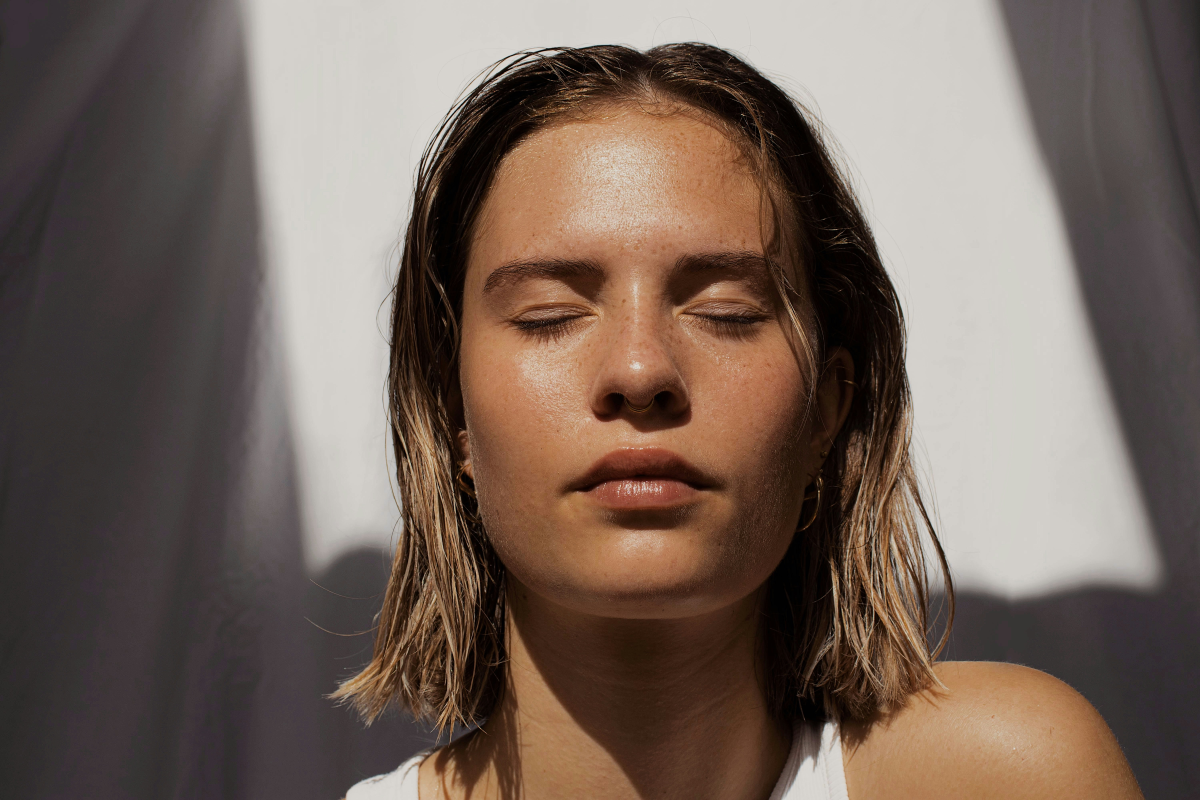
#> input picture test_images/test_clear.jpg, 6000 x 4000 px (shown at 1/5 size)
$ python -i preprocess.py   (imports and definitions only)
#> lines starting #> are read from the running program, lines starting #| are printed output that depends on the picture
#> further down, picture is the input picture: shape (4000, 6000, 3); mean B, G, R 89.8, 99.3, 115.4
import cv2
import numpy as np

face_cascade = cv2.CascadeClassifier(
    cv2.data.haarcascades + "haarcascade_frontalface_default.xml"
)

def preprocess_image(img):
    gray = cv2.cvtColor(img, cv2.COLOR_BGR2GRAY)
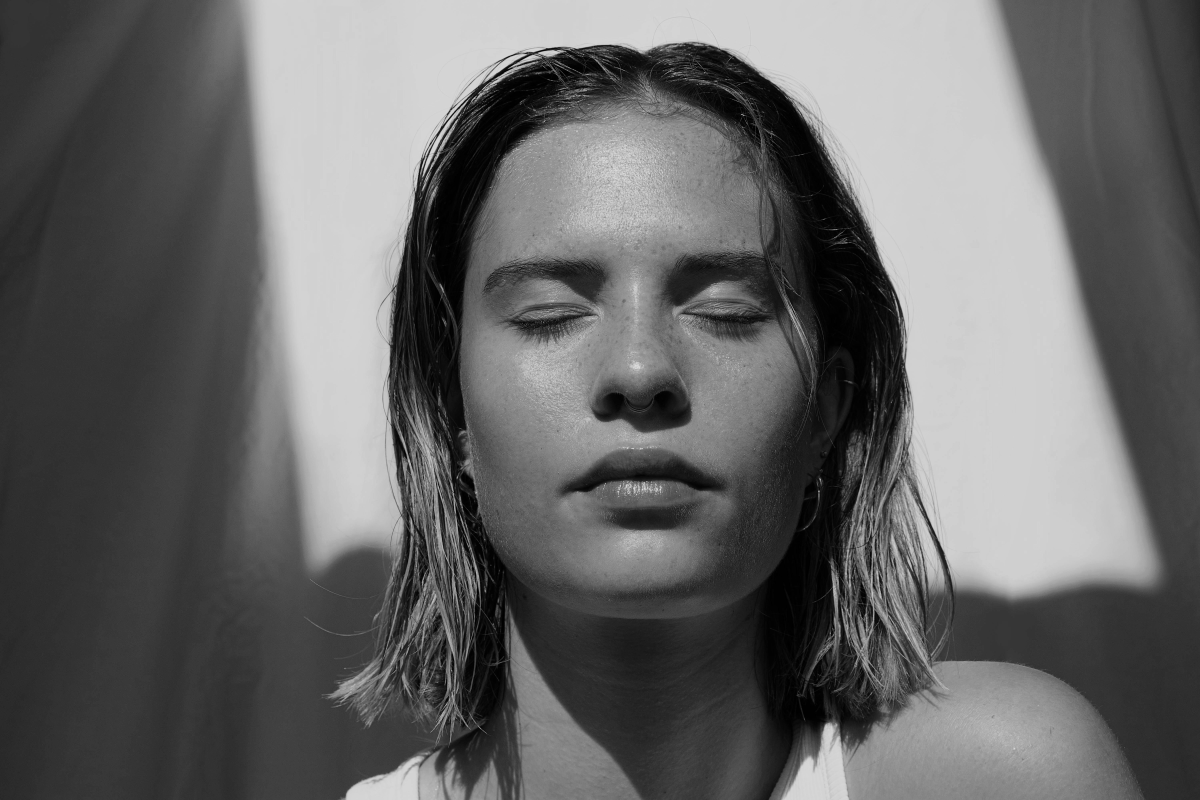
#> gray: shape (4000, 6000) (shown at 1/5 size); min 0, max 236, mean 103

    faces = face_cascade.detectMultiScale(
        gray,
        scaleFactor=1.2,
        minNeighbors=4,
        minSize=(50, 50)
    )
#> faces = [[2090, 597, 2212, 2212]]

    # Fallback if no face
    if len(faces) == 0:
        face = cv2.resize(img, (224, 224))
    else:
        (x, y, w, h) = faces[0]
#> x = 2090; y = 597; w = 2212; h = 2212
        face = img[y:y+h, x:x+w]
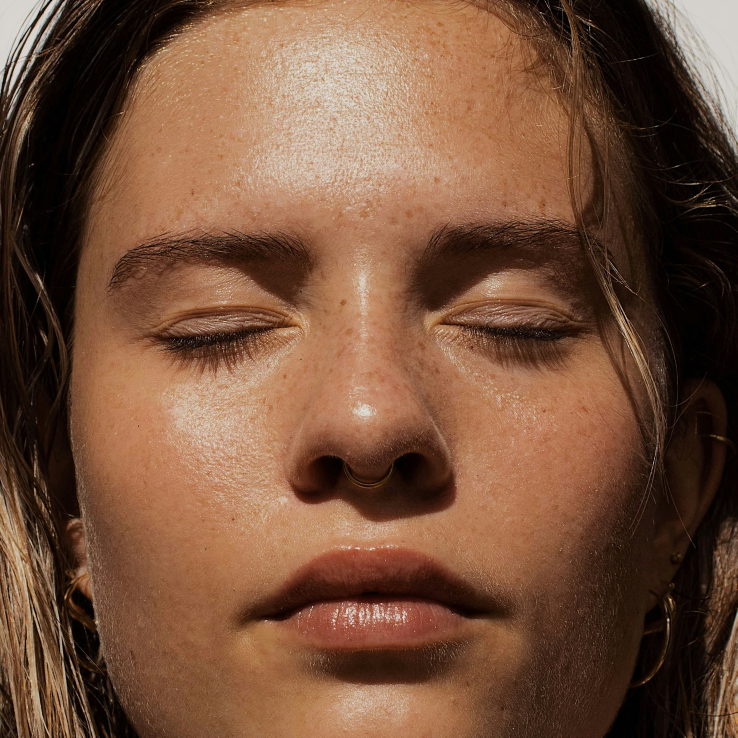
#> face: shape (2212, 2212, 3) (shown at 1/3 size); mean B, G, R 59, 81.1, 117.5
        face = cv2.resize(face, (224, 224))
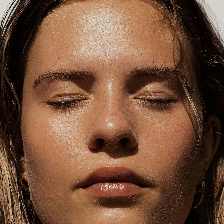
#> face: shape (224, 224, 3); mean B, G, R 58.8, 81, 117.4

    # Normalize
    face = face.astype("float32") / 255.0
    face = np.expand_dims(face, axis=0)

    return face

>>> import cv2
>>> picture = cv2.imread('test_images/test_clear.jpg')
>>> result = preprocess_image(picture)

$ run again, on test_images/test_darkspots1.jpg
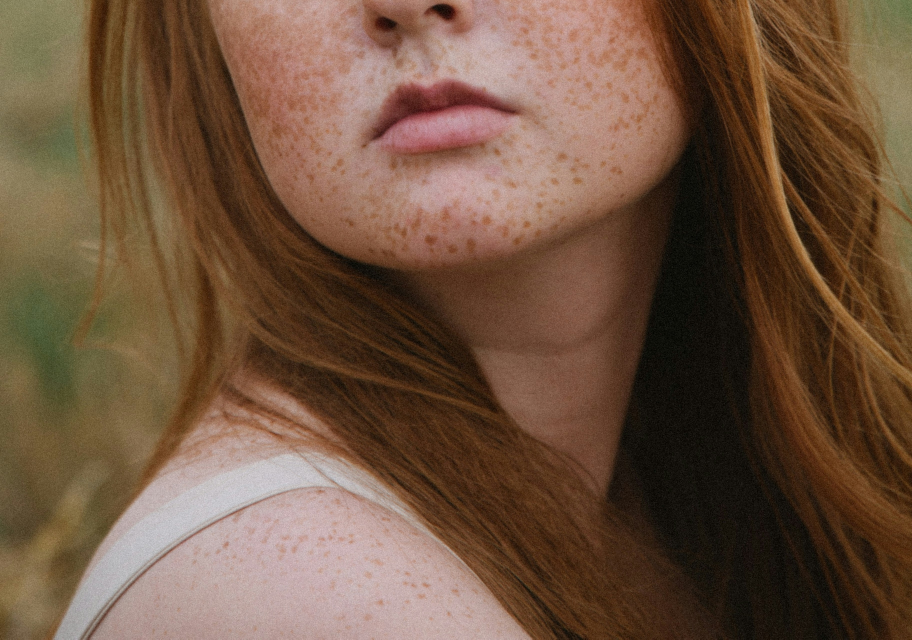
#> input picture test_images/test_darkspots1.jpg, 3648 x 2557 px (shown at 1/4 size)
#> picture is the input picture: shape (2557, 3648, 3); mean B, G, R 62.7, 83.4, 110.9
#> in preprocess_image, `gray = cv2.cvtColor(img, cv2.COLOR_BGR2GRAY)`:
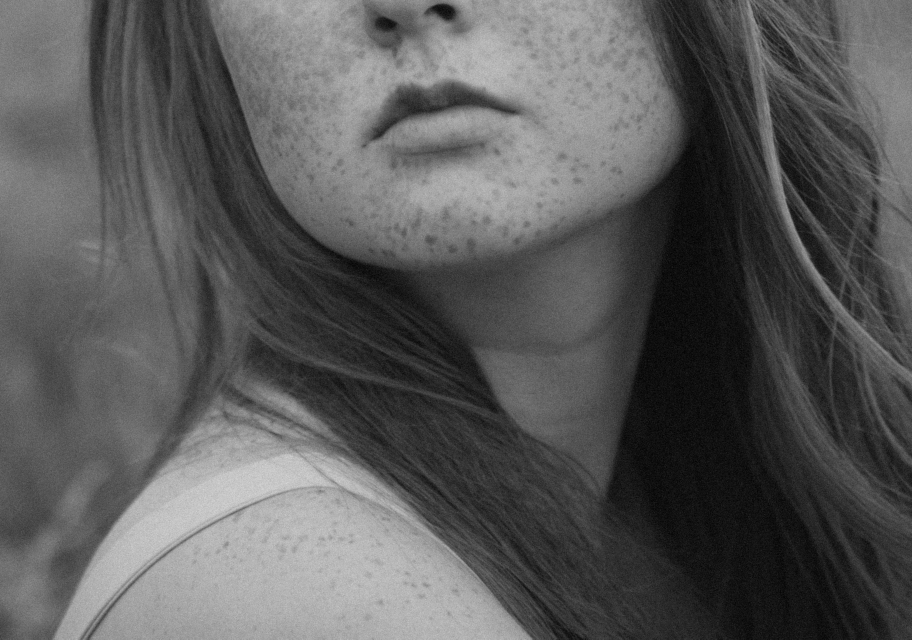
#> gray: shape (2557, 3648) (shown at 1/4 size); min 0, max 222, mean 89.2
#> faces = [[3108, 1533, 155, 155]]
#> x = 3108; y = 1533; w = 155
#> in preprocess_image, `face = img[y:y+h, x:x+w]`:
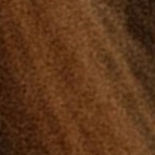
#> face: shape (155, 155, 3); mean B, G, R 26, 55, 94.4

$ run again, on test_images/test_puffyeyes.jpg
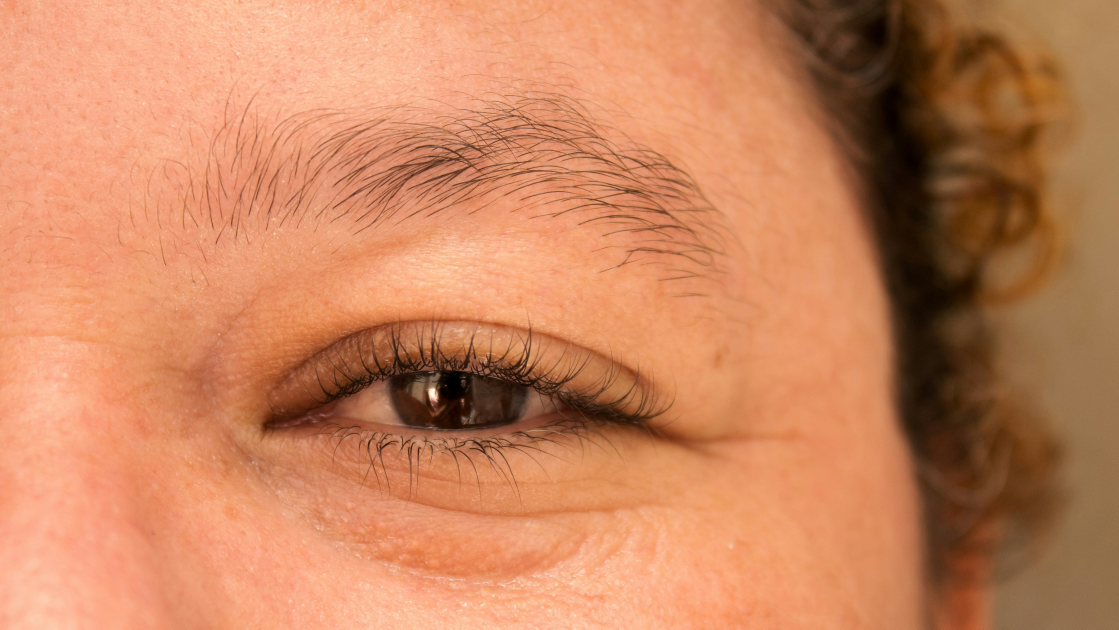
#> input picture test_images/test_puffyeyes.jpg, 4475 x 2517 px (shown at 1/4 size)
#> picture is the input picture: shape (2517, 4475, 3); mean B, G, R 94.6, 132.9, 201.4
#> in preprocess_image, `gray = cv2.cvtColor(img, cv2.COLOR_BGR2GRAY)`:
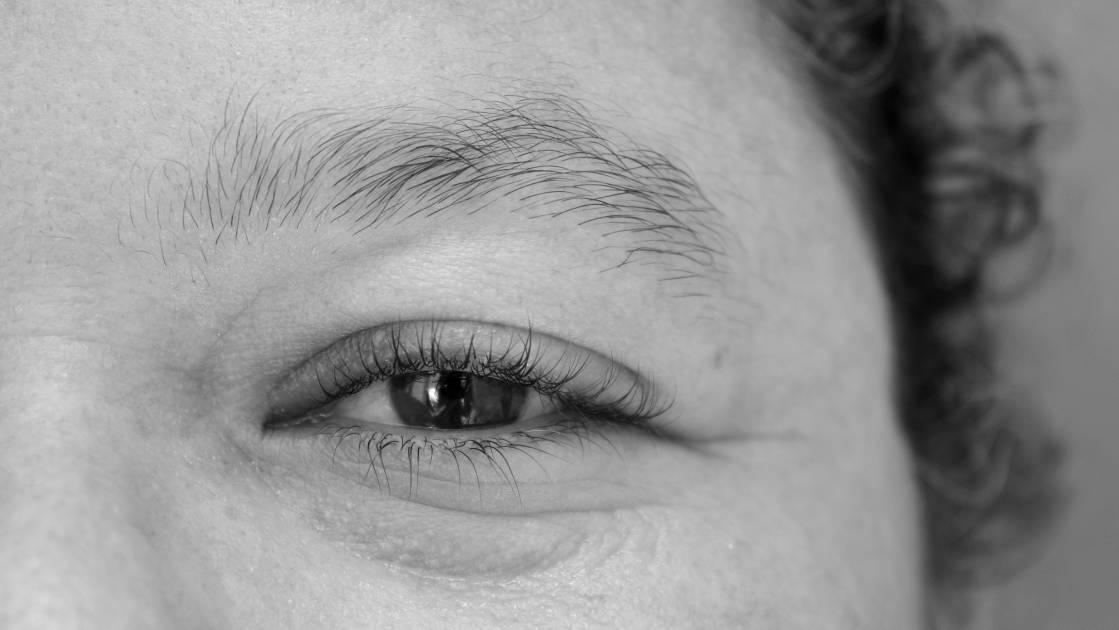
#> gray: shape (2517, 4475) (shown at 1/4 size); min 0, max 255, mean 149
#> faces = [[1670, 1796, 64, 64]]
#> x = 1670; y = 1796; w = 64
#> in preprocess_image, `face = img[y:y+h, x:x+w]`:
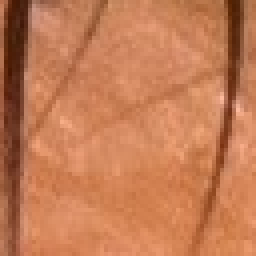
#> face: shape (64, 64, 3) (shown 4 times larger); mean B, G, R 84.4, 123.3, 195.8

$ run again, on test_images/test_wrinkles.jpg
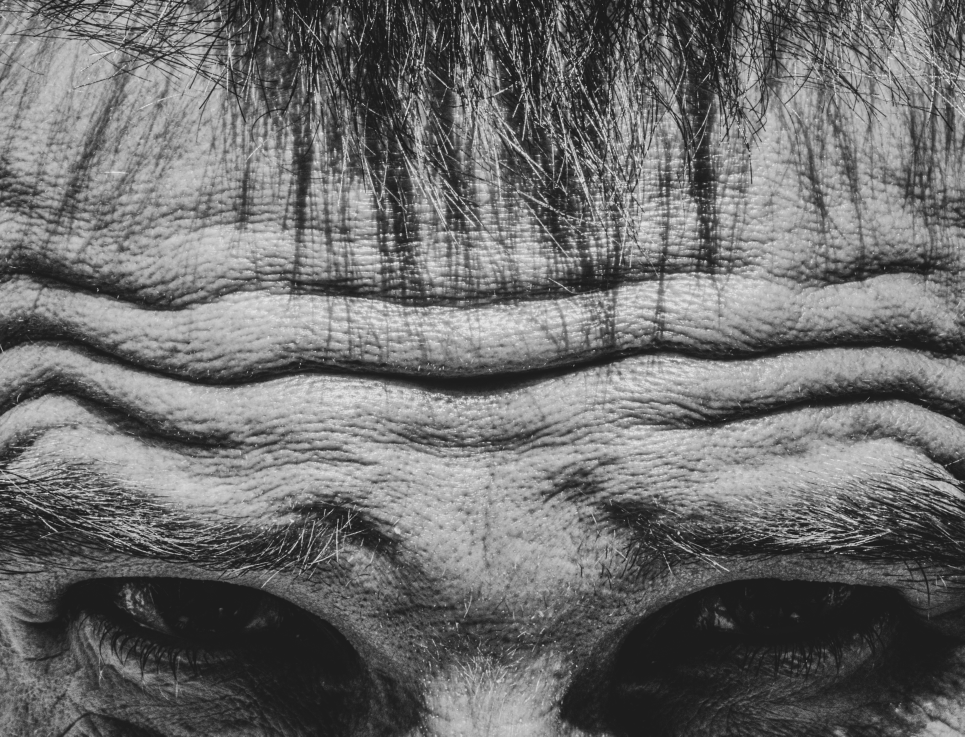
#> input picture test_images/test_wrinkles.jpg, 4822 x 3683 px (shown at 1/5 size)
#> picture is the input picture: shape (3683, 4822, 3); min 0, max 236, mean 109.1
#> faces = [[3662, 66, 55, 55], [77, 404, 54, 54], [2004, 1953, 52, 52], [604, 2983, 58, 58], [342, 3205, 54, 54], [2840, 2660, 78, 78], [945, 417, 99, 99], [2707, 2731, 159, 159]]
#> x = 3662; y = 66; w = 55
#> in preprocess_image, `face = img[y:y+h, x:x+w]`:
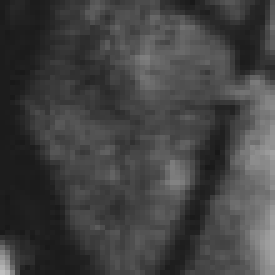
#> face: shape (55, 55, 3) (shown 5 times larger); min 24, max 190, mean 66
